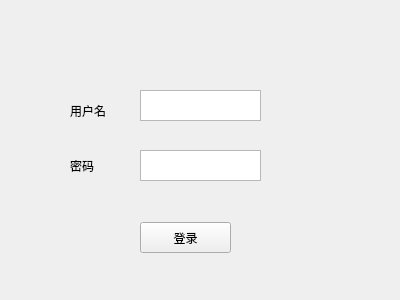
<?xml version="1.0" encoding="UTF-8"?>
<ui version="4.0">
 <class>Form</class>
 <widget class="QWidget" name="Form">
  <property name="geometry">
   <rect>
    <x>0</x>
    <y>0</y>
    <width>400</width>
    <height>300</height>
   </rect>
  </property>
  <property name="windowTitle">
   <string>Form</string>
  </property>
  <property name="windowOpacity">
   <double>-3.000000000000000</double>
  </property>
  <widget class="QLabel" name="label">
   <property name="geometry">
    <rect>
     <x>70</x>
     <y>90</y>
     <width>41</width>
     <height>41</height>
    </rect>
   </property>
   <property name="text">
    <string>用户名</string>
   </property>
  </widget>
  <widget class="QLabel" name="label_2">
   <property name="geometry">
    <rect>
     <x>70</x>
     <y>150</y>
     <width>54</width>
     <height>31</height>
    </rect>
   </property>
   <property name="text">
    <string>密码</string>
   </property>
  </widget>
  <widget class="QTextEdit" name="textEdit">
   <property name="geometry">
    <rect>
     <x>140</x>
     <y>90</y>
     <width>121</width>
     <height>31</height>
    </rect>
   </property>
  </widget>
  <widget class="QTextEdit" name="textEdit_2">
   <property name="geometry">
    <rect>
     <x>140</x>
     <y>150</y>
     <width>121</width>
     <height>31</height>
    </rect>
   </property>
  </widget>
  <widget class="QPushButton" name="pushButton">
   <property name="geometry">
    <rect>
     <x>140</x>
     <y>222</y>
     <width>91</width>
     <height>31</height>
    </rect>
   </property>
   <property name="text">
    <string>登录</string>
   </property>
  </widget>
 </widget>
 <resources/>
 <connections/>
</ui>
